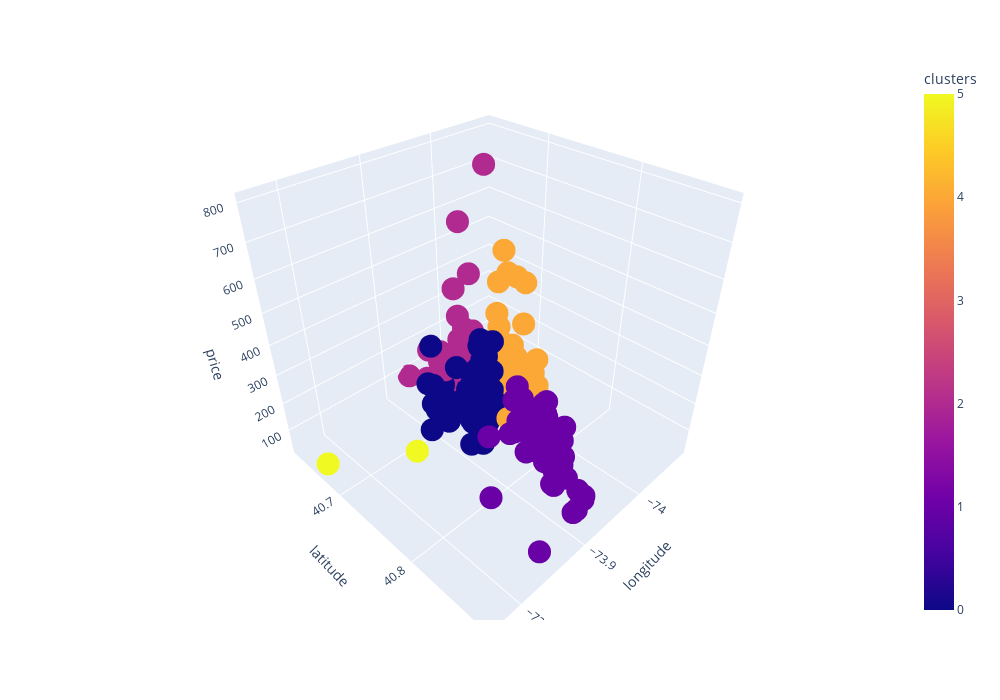

The cell this chart's notebook holds for it:
### Code cell
import plotly.express as px

# передаём датафрейм и поля, которые нужно использовать для осей абсцисс, ординат и аппликат
# в значение color передаём номера кластеров
fig = px.scatter_3d(
    data_frame=df, 
    x = 'longitude', 
    y = 'latitude', 
    z = 'price', 
    color='clusters', 
    width=1000,
    height=700
)

#отображаем график
fig.show()

### Figure 1 — Plotly figure (JSON) as saved in the notebook; plotly's stock layout.template omitted (floating-point values rounded to 4 significant figures; data arrays with more than 128 entries replaced by an {"elided": "..."} marker saying what was removed)
{"data": [{"hovertemplate": "longitude=%{x}<br>latitude=%{y}<br>price=%{z}<br>clusters=%{marker.color}<extra></extra>", "legendgroup": "", "marker": {"color": {"elided": "350 int values"}, "coloraxis": "coloraxis", "symbol": "circle"}, "mode": "markers", "name": "", "scene": "scene", "showlegend": false, "type": "scatter3d", "x": {"elided": "350 float values"}, "y": {"elided": "350 float values"}, "z": {"elided": "350 int values"}}], "layout": {"coloraxis": {"colorbar": {"title": {"text": "clusters"}}, "colorscale": [[0, "#0d0887"], [0.1111, "#46039f"], [0.2222, "#7201a8"], [0.3333, "#9c179e"], [0.4444, "#bd3786"], [0.5556, "#d8576b"], [0.6667, "#ed7953"], [0.7778, "#fb9f3a"], [0.8889, "#fdca26"], [1, "#f0f921"]]}, "height": 700, "legend": {"tracegroupgap": 0}, "margin": {"t": 60}, "scene": {"domain": {"x": [0, 1], "y": [0, 1]}, "xaxis": {"title": {"text": "longitude"}}, "yaxis": {"title": {"text": "latitude"}}, "zaxis": {"title": {"text": "price"}}}, "width": 1000}}
